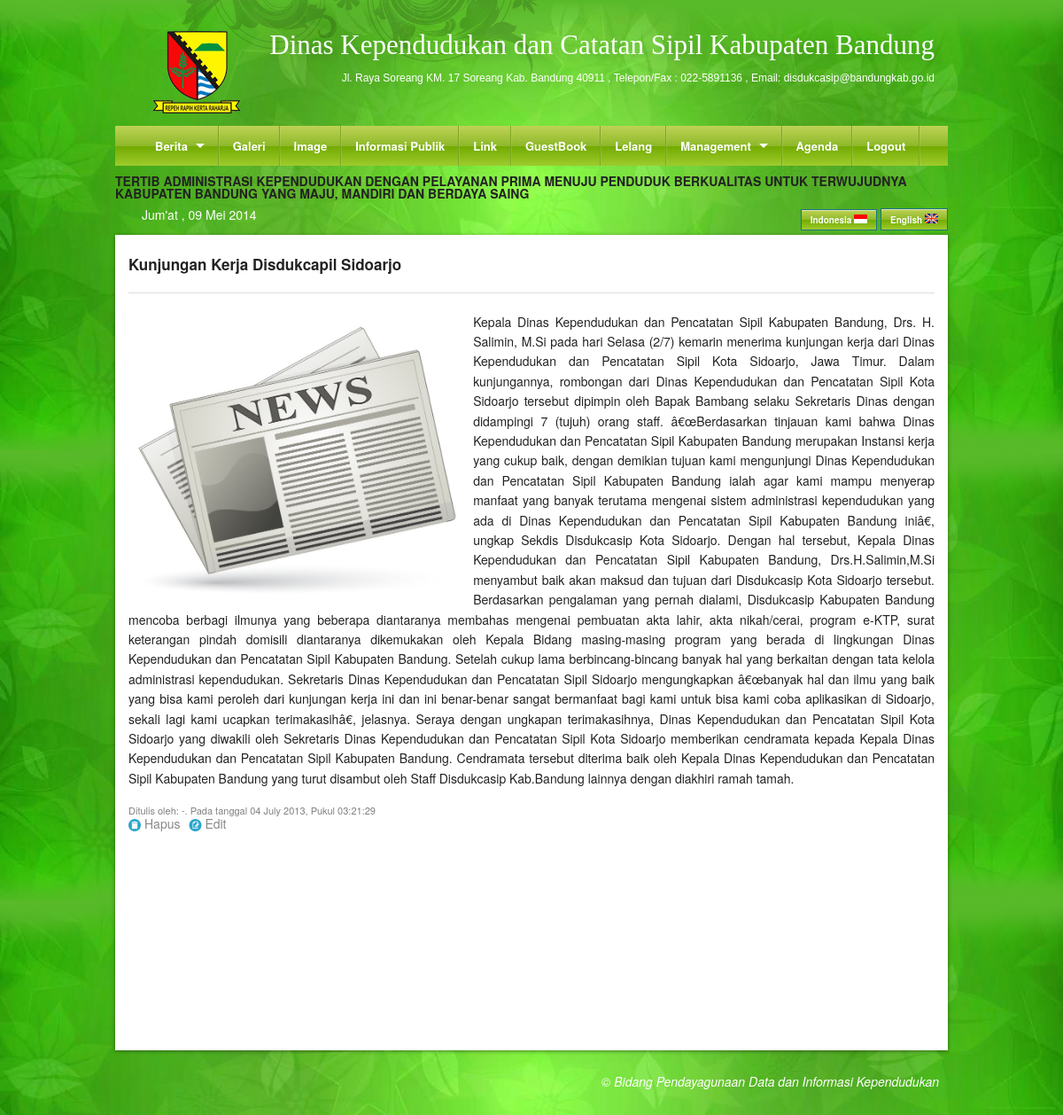
Page /DetailBerita/75 (signed in) on the committed database.
### tables this page shows
CREATE TABLE `content` (
  `home_indo` text,
  `home_ing` text,
  `profile_indo` text,
  `profile_ing` text,
  `kk_indo` text,
  `kk_ing` text,
  `ktp_indo` text,
  `ktp_ing` text,
  `lahir_indo` text,
  `lahir_ing` text,
  `kawin_indo` text,
  `kawin_ing` text,
  `cerai_indo` text,
  `cerai_ing` text,
  `rusak_indo` text,
  `rusak_ing` text,
  `mati_indo` text,
  `mati_ing` text,
  `landasan_indo` text,
  `landasan_ing` text,
  `marquee_indo` text,
  `marquee_ing` text,
  `kami_indo` text,
  `kami_ing` text
);

CREATE TABLE `news` (
  `IdNews` int(6) NOT NULL AUTO_INCREMENT,
  `Judul` varchar(50) NOT NULL,
  `News` text NOT NULL,
  `Tanggal` datetime NOT NULL,
  `Title` varchar(50) DEFAULT NULL,
  `NewsEnglish` text,
  `Uploader` varchar(25) DEFAULT NULL,
  `Gambar` text,
  PRIMARY KEY (`IdNews`)
);

### Proses/Database.php (called while the page is built, shortened)
<?php
class DB{
        var $Result;
        function doExec($sqlstr){
                 if (!$this->Result = mysql_query($sqlstr)){
                       print "Query Error :" .mysql_error();
                       Exit;
                 }
        }
        function doArray(){
                 return $this->Rec = mysql_fetch_array($this->Result);
        }
}
?>

### Proses/ArsenLibrary.php (called while the page is built, shortened)
<?php
include_once("Database.php");
class arsenlexdorf extends DB{
function pilih($table,$where,$id){
   $row=count($where);
   $sql = "Select * from ".$table." where ";
   for($i=0;$i<=$row;$i++){
     $sql .= $where[$i];
        if($i<$row-1){
             $sql .= " = ".$id[$i]." and ";
        }else if ($i == $row){
            $sql.= " = ".$id[$i-1]." ";
            }
     }
    $this->doExec($sql);
}
}
?>

### Content/SA/DetailBerita.php (the view)
<?php
include_once("Proses/ArsenLibrary.php");
$arsen  =   new arsenlexdorf;
$arsen->doConnect();
$table  =   "news";
$where  =   array("IdNews");
$id     =   array($id);
$arsen->pilih($table,$where,$id);
$array  =   $arsen->doArray();
$exp = explode(" ",$array['Tanggal']);
$get = explode("-",$exp[0]);
$date = mktime(0,0,0,$get[1],$get[2],$get[0]);
if($array['Uploader'] == ""){
    $uploader = "-";
}else{
    $uploader = ucwords($array['Uploader']);
}
if($array['Gambar']==""){
    $gambar =  "Design/images/news_default.jpg";
}else{
    $gambar =   "Data/Berita/".$array['Gambar'];
}
echo "<h5>".$array[1]."</h5><hr>";
?>
<img src="<?php echo $base_url; ?>/<?php echo $gambar;?>" class="five" align="left" style="margin: 5px 10px 15px 0px;" />
<?php
echo "<p style='text-align: justify;'>".$array[2]."</p>";
echo "<span style='font-size: 11px;' class='abu'>Ditulis oleh: ".$uploader.". Pada tanggal ".date("d F Y",$date).", Pukul ".$exp[1]."</span><br>";
?>
<p>
    <a href="/ConfirmDeleteBerita/<?php echo $array[0];?>" class="icon foundicon-trash"></a>
    <a href="/ConfirmEditBerita/<?php echo $array[0];?>" class="icon foundicon-edit"></a>
</p>

### Content/User/search.php (shortened to what this page needs)
<?php
$hari   =   date("D");
switch($hari){
    case "Fri":
    $namaHari="Jum'at";
    break;
}
$month=date("m");
    switch($month){
        case "05":
        $bulan  ="Mei";
        break;
}
$tanggal    =   date("d");
$tahun  =   date("Y");
?>
<div>
<marquee direction="left" scrollamount="6" >
<?php
include_once("Proses/ArsenLibrary.php");
$sqlx    =   "select marquee_indo from content";
$queryx  =   mysql_query($sqlx);
$arrayx  =   mysql_fetch_array($queryx);
echo $arrayx[0];
?>
</marquee>
</div>
<div>
<div class="nine columns">
<div class="nine columns" style=" padding: 10px 0px 5px 15px; color: white;"><?php echo "$namaHari , $tanggal $bulan $tahun"; ?></div>
</div>
<div class="three columns bahasa">
<a href="<?php echo $base_url; ?>/indonesia.php" class="button small tiny greengloss">Indonesia <img src="<?php echo $base_url; ?>/images/indonesia.png" /></a>
<a href="<?php echo $base_url; ?>/english.php" class="button small tiny greengloss">English  <img src="<?php echo $base_url; ?>/images/english.png" /></a>
</div>
</div>

### stylesheets/style.css (style rules this page uses)
body { background: url(../images/bg/bg3.png) #58b929; background-size:contain; }
.bahasa { color: white; padding: 10px 0px 5px 0px; text-align: right; }
.bahasa a { color: white; }
.abu { color: grey; }

### stylesheets/color.css (style rules this page uses)
.greengloss { background: #bfd255; background: -moz-linear-gradient(top, #bfd255 0%, #8eb92a 50%, #72aa00 51%, #9ecb2d 100%); background: -webkit-gradient(linear, left top, left bottom, color-stop(0%,#bfd255), color-stop(50%,#8eb92a), color-stop(51%,#72aa00), color-stop(100%,#9ecb2d)); background: -webkit-linear-gradient(top, #bfd255 0%,#8eb92a 50%,#72aa00 51%,#9ecb2d 100%); background: -o-linear-gradient(top, #bfd255 0%,#8eb92a 50%,#72aa00 51%,#9ecb2d 100%); background: -ms-linear-gradient(top, #bfd255 0%,#8eb92a 50%,#72aa00 51%,#9ecb2d 100%); background: linear-gradient(to bottom, #bfd255 0%,#8eb92a 50%,#72aa00 51%,#9ecb2d 100%); filter: progid:DXImageTransform.Microsoft.gradient( startColorstr='#bfd255', endColorstr='#9ecb2d',GradientType=0 ); }

### rows in the picture
content: marquee_indo "TERTIB ADMINISTRASI KEPENDUDUKAN DENGAN PELAYANAN PRIMA MENUJU PENDUDUK BERKUALITAS UNTUK TERWUJUDNYA KABUPATEN BANDUNG YANG MAJU, MANDIRI DAN BERDAYA SAING"
news: Judul "Kunjungan Kerja Disdukcapil Sidoarjo", News "Kepala Dinas Kependudukan dan Pencatatan Sipil Kabupaten Bandung, Drs. H. Salimin, M.Si pada hari Selasa (2/7) kemarin menerima kunjungan kerja dari Dinas Kependudukan dan Pencatatan Sipil Kota Sidoarjo, Jawa Timur. Dalam kunjungannya, rombongan dari Dinas Kependudukan dan Pencatatan Sipil Kota Sidoarjo tersebut dipimpin oleh Bapak Bambang selaku Sekretaris Dinas dengan didampingi 7 (tujuh) orang staff. â€œBerdasarkan tinjauan kami bahwa Dinas Kependudukan dan Pencatatan Sipil Kabupaten Bandung merupakan Instansi kerja yang cukup baik, dengan demikian tujuan kami mengunjungi Dinas Kependudukan dan Pencatatan Sipil Kabupaten Bandung ialah agar kami mampu menyerap manfaat yang banyak terutama…", Uploader "-", Tanggal "04 July 2013", Tanggal "03:21:29"

### other values in the picture
$namaHari "Jum'at"
$bulan "Mei"
